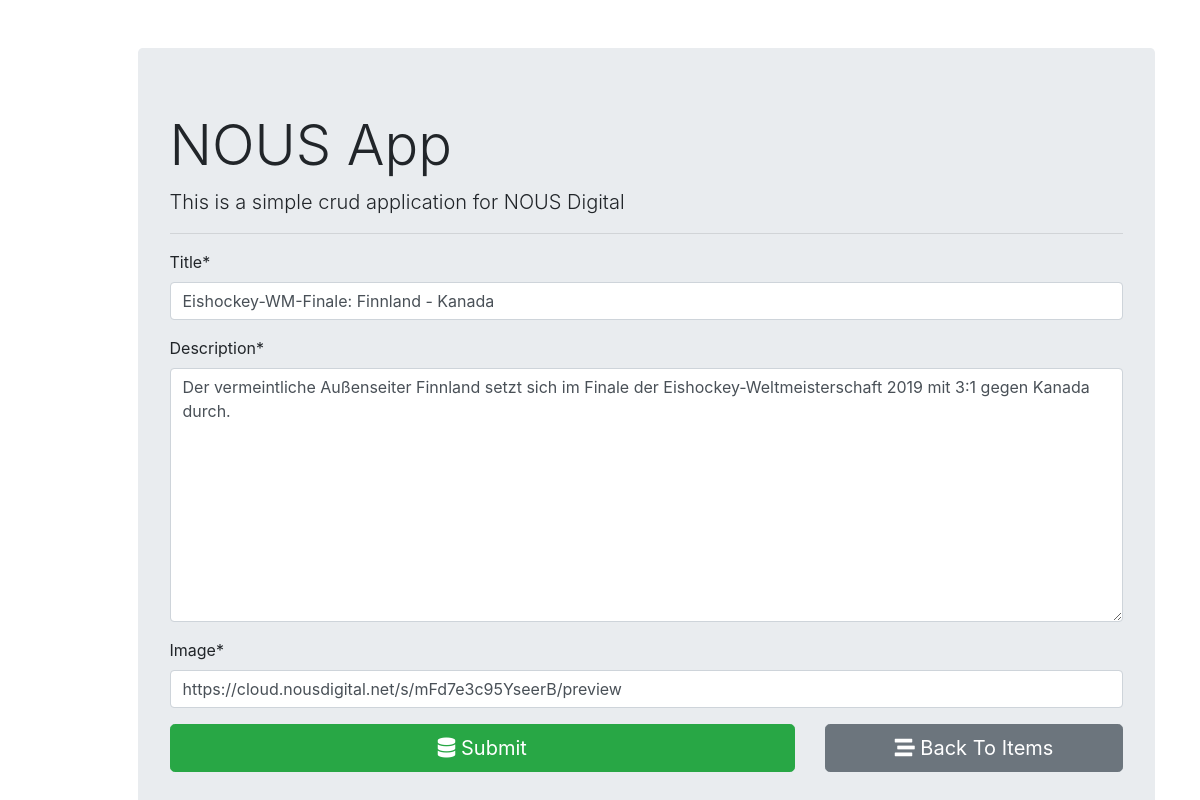
Page /items/4/ on the committed database.
### nous_app/models.py (models this page shows, shortened)
class Item(models.Model):
    id = models.AutoField(primary_key=True)
    title = models.CharField(max_length=400)
    description = models.TextField(max_length=1000)
    image = models.URLField(max_length=300)

### nous_app/views.py (the view, shortened to what this page needs)
# urls.py: path('', views.items_add, name='items_add'),
def items_add(request, id=0):
    if request.method == "GET":
        if id == 0:
            form = ItemFrom()
        else:
            item = Item.objects.get(pk=id)
            form = ItemFrom(instance=item)
        return render(request, 'nous_app/items_add.html', {'form': form})

### nous_app/forms.py
class ItemFrom(forms.ModelForm):
    class Meta:
        model = Item
        fields = "__all__"

### nous_app/templates/nous_app/items_add.html (shortened to what this page needs)
{% extends "nous_app/base.html" %}
{% load crispy_forms_tags %}
{% block content %}
<form action="", method="POST">
    {{form|crispy}}
    <div class="row">
        <div class="col-md-8">
            <button type="submit" class="btn btn-success btn-block btn-lg"><i class="fas fa-database"></i> Submit</button>
        </div>
        <div class="col-md-4">
            <a href="{% url 'items_list' %}" class="btn btn-secondary btn-block btn-lg">
                <i class="fas fa-stream"></i> Back To Items
            </a>
        </div>
    </div>
</form>
{% endblock content %}

### rows in the picture
Item: title "Eishockey-WM-Finale: Finnland - Kanada", description "Der vermeintliche Außenseiter Finnland setzt sich im Finale der Eishockey-Weltmeisterschaft 2019 mit 3:1 gegen Kanada durch.", image "https://cloud.nousdigital.net/s/mFd7e3c95YseerB/preview"
